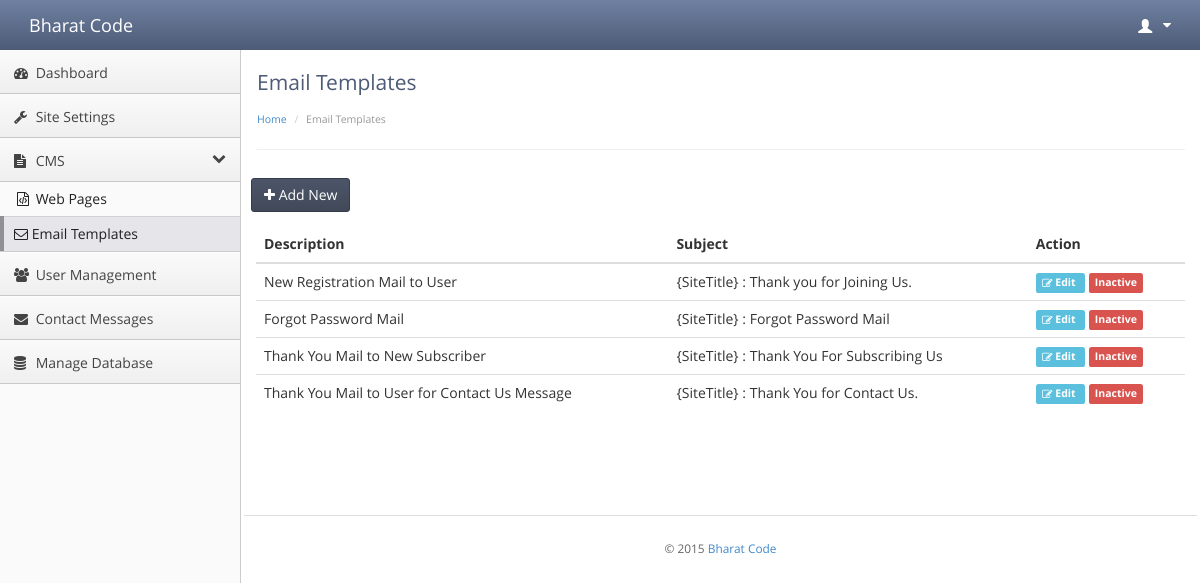
Screenshot of /admin/emailtemplate.php (signed in) with the database file from the repository.
### tables this page shows
CREATE TABLE `bh_email_template` (
  `template_id` int(11) NOT NULL AUTO_INCREMENT,
  `description` varchar(200) NOT NULL,
  `subject` varchar(250) NOT NULL,
  `message` text NOT NULL,
  `active_status` int(1) NOT NULL COMMENT '0:Inactive, 1:Active',
  PRIMARY KEY (`template_id`)
);

### admin/class/Admin.class.php (called while the page is built, shortened)
<?php
@include("../class/Main.class.php");
class Admin extends Main
{
	public function __construct()
	{
		parent::__construct();
	}
}
?>

### admin/class/CMS.class.php (called while the page is built, shortened)
<?php
include("Admin.class.php");
class CMS extends Admin
{
	public function __construct()
	{
		parent::__construct();
			if($this->pagefilename=="emailtemplate.php")
			{
				if(isset($_POST['submit_add']))
				{
					array_splice($_POST, -1);
					$info_array = $_POST;
					$insert_id = $this->InsertRecord("email_template",$info_array);
					if($insert_id>0)
					{
						$_SESSION['admin_response'] = array("status"=>"success","message"=>"Record has been added successfully.");
					}
					$this->RedirectPage($this->pagefilename);
				}
				else
				{
					$this->DisplayEmailTemplates();
				}
			}
	}
	public function DisplayEmailTemplates()
	{
		$startfrom = 0;
		$limit=$_SESSION['pagerecords_limit'];
		$info_array = array(
								"orderby"=>"template_id",
								"ordertype"=>"asc",
								"limit"=>$limit,
								"startfrom"=>$startfrom
							);
		$this->data  = $this->GetRecord("email_template",$info_array);
	}
}
?>

### admin/emailtemplate.php (the view, shortened to what this page needs)
<?php
@include("class/CMS.class.php");
$Admin = new CMS();
$Admin->pagetitle="Email Templates";
@include("includes/header.php");
?>
<?php if(isset($_GET['action']) && ($_GET['action']=="addnew" || $_GET['action']=="edit")) { ?>
<div class="row">
  <div class="col-md-12">
    <br>
    <div id="myTabContent" class="tab-content">
      <div class="tab-pane active in" id="home">
      	<form method="post" enctype="multipart/form-data">
	        <div class="form-group">
		        <label>Mail Subject</label>
		        <input type="text" name="description" id="description" class="form-control" value="<?php echo stripslashes(@$Admin->data['description']);?>" title="Please Enter Mail Description">
	        </div>
	        <div class="form-group">
		        <lable>Mail Subject</lable>
		        <input type="text" name="subject" id="subject" class="form-control" value="<?php echo stripslashes(@$Admin->data['subject']);?>" title="Please Enter Mail Subject">
	        </div>
	        <div class="form-group">
		        <lable>Template Tags</lable>
		        <ul class="list-inline clearfix">
		        	<li class="col-md-3">First Name : {FirstName}</li>
		        	<li class="col-md-3">Last Name : {LastName}</li>
		        	<li class="col-md-3">Email : {Email}</li>
		        	<li class="col-md-3">Password : {Password}</li>
		        	<li class="col-md-3">User ID : {UserId}</li>
		        	<li class="col-md-3">IP Address : {IpAddress}</li>
		        	<li class="col-md-3">Message : {Message}</li>
		        	<li class="col-md-3">Contact Number : {ContactNumber}</li>
		        	<li class="col-md-3">Date : {Date}</li>
		        	<li class="col-md-3">Site Title : {SiteTitle}</li>
		        	<li class="col-md-3">Site URL : {SiteURL}</li>
		        </ul>
	        </div>
	        <div class="form-group">
		        <lable>Message</lable>
		        <textarea name="message" id="message" class="ckeditor form-control" style="height:450px !important;"><?php echo stripslashes(@$Admin->data['message']);?></textarea>
		        <script type="text/javascript">CKEDITOR.replace("message",{height: 400});</script>
	        </div>
	        <div class="form-group">
		        <lable>Active Status</lable>
		        <select name="active_status" id="active_status" class="form-control">
		        	<option value="1" <?php if(@$Admin->data['active_status']=="1") echo "selected"; ?>>Active</option>
					<option value="0" <?php if(@$Admin->data['active_status']=="0") echo "selected"; ?>>Inactive</option>
		        </select>
	        </div>
	        <div class="btn-toolbar list-toolbar">
		      	<input type="submit" name="submit_<?php echo $_GET['action'];?>" value="Save" class="btn btn-primary">
				<input type="button" name="cancel_button" value="Cancel" onclick="window.location='emailtemplate.php';" class="btn btn-default">
		    </div>
      	</form>
      </div>
    </div>
  </div>
</div>
<?php } else { ?>
<div class="btn-toolbar list-toolbar">
    <a href="<?php $Admin->AddLink(); ?>"><button class="btn btn-primary"><i class="fa fa-plus"></i> Add New</button></a>
</div>
<?php if(!empty($Admin->data)) {?>
<table class="table table-hover" id="datarecord">
	<thead>
	    <tr>
	    	<th>Description</th>
			<th>Subject</th>
			<th>Action</th>
	    </tr>
	</thead>
  	<tbody>
  		<?php foreach($Admin->data as $key=>$value){?>
			<tr>
				<td><?php echo stripslashes($value['description']); ?></td>
				<td><?php echo stripslashes($value['subject']); ?></td>
				<td>
					<a href="<?php echo $Admin->EditLink($value['template_id']);?>" class="label label-info" style="margin-right:4px;" >
					<i class="fa fa-edit"></i> Edit </a>
					<?php if($value['active_status']==0) { ?>
					 	<a href="<?php echo $Admin->StatusLink($value['template_id'],1);?>"><span  class="label label-danger">Inactive</span></a>
					<?php } else { ?>
						<a href="<?php echo $Admin->StatusLink($value['template_id'],0);?>"><span  class="label label-success">Active</span></a>
					<?php } ?>
				</td>
			</tr>
		<?php } ?>
    </tbody>
</table>
<?php } ?>
<?php } ?>
<?php @include("includes/footer.php"); ?>

### admin/stylesheets/theme.css (style rules this page uses)
body { background: #fafafa; background-position: initial initial; background-repeat: initial initial; margin: 0px; padding: 0px; }
body, h1, h2, h3, h4, h5, h6, p, a, .h1, .h2, .h3, .h4, .h5, .h6 { font-family: 'Open Sans', helvetica, arial, sans-serif; }
.btn-toolbar.list-toolbar { margin-bottom: 1em; }
.btn { -webkit-border-radius: 3px; -moz-border-radius: 3px; border-radius: 3px; }
.btn-primary { background-color: #414959; background-image: -webkit-gradient(linear, 0 0, 0 100%, from(#4c5568), to(#414959)); border: 1px solid #363d4a; font-weight: normal; }

### rows the page displays
bh_email_template: description "New Registration Mail to User", subject "{SiteTitle} : Thank you for Joining Us."
bh_email_template: description "Forgot Password Mail", subject "{SiteTitle} : Forgot Password Mail"
bh_email_template: description "Thank You Mail to New Subscriber", subject "{SiteTitle} : Thank You For Subscribing Us"
bh_email_template: description "Thank You Mail to User for Contact Us Message", subject "{SiteTitle} : Thank You for Contact Us."

### other values shown
SITE_TITLE "Bharat Code"
$Admin->pagetitle "Email Templates"
